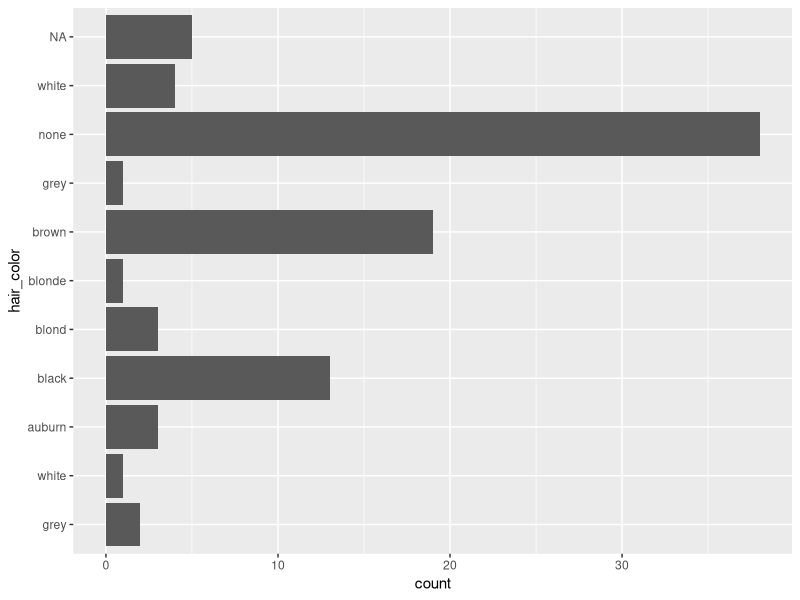
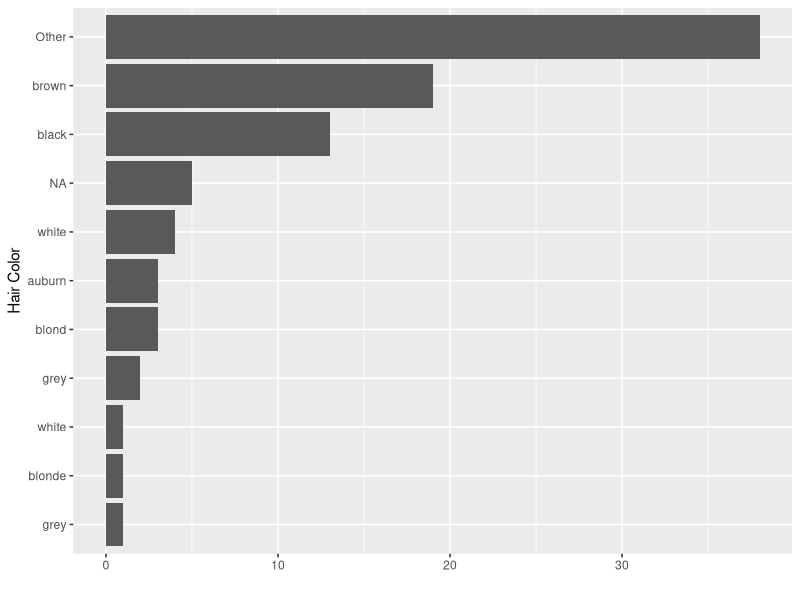
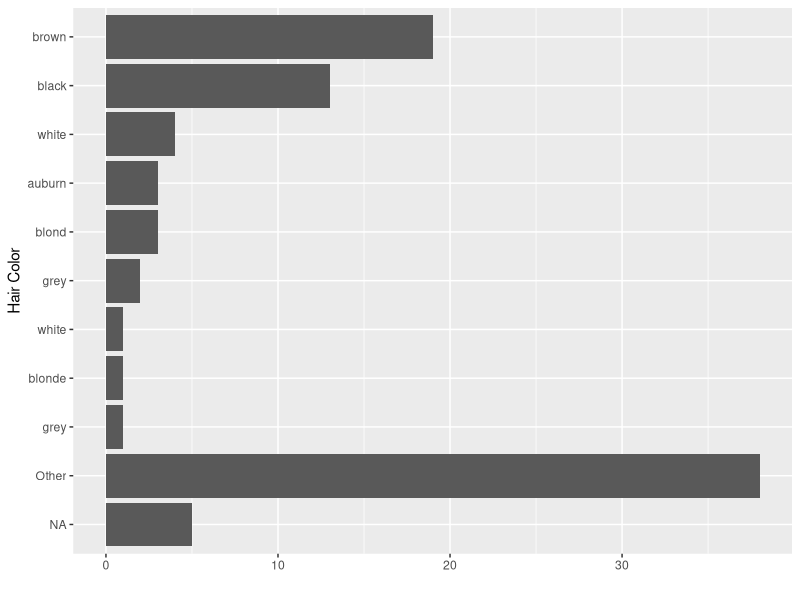
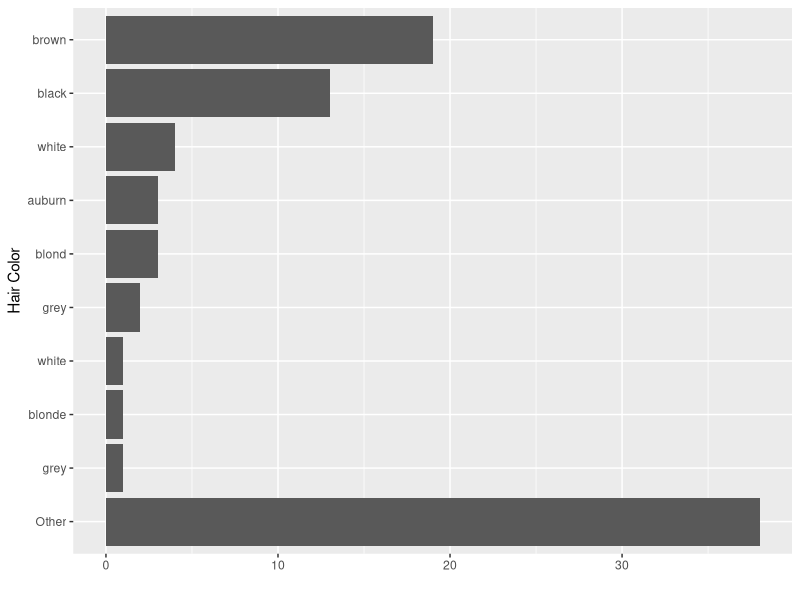
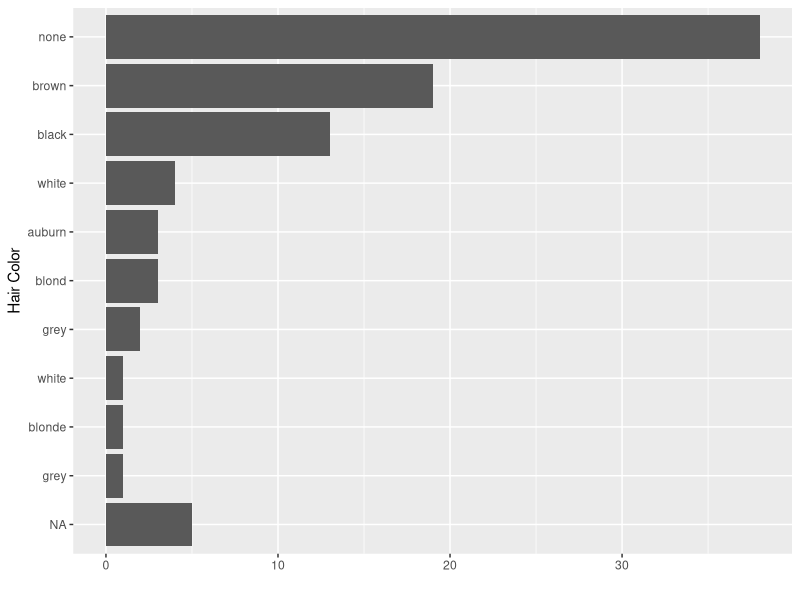
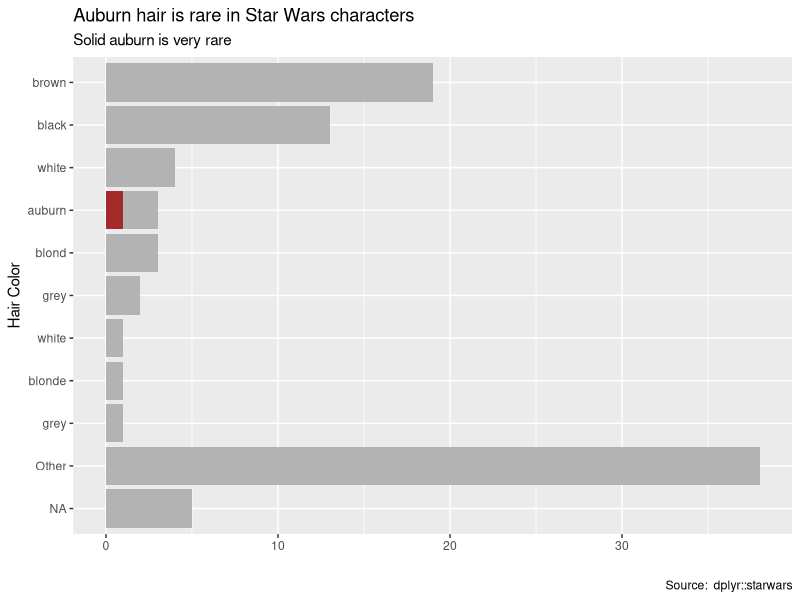

The R script that drew these images, in order:
## ---- chunk 1
library(tidyverse)
## ---- chunk 2
starwars %>%
  separate_rows(hair_color, sep = ",") %>%
  ggplot() +
  geom_bar(aes(hair_color)) +
  coord_flip()

starwars %>%
  separate_rows(hair_color, sep = ",") %>%
  ggplot() +
  geom_bar(aes(fct_rev(fct_infreq(
    fct_explicit_na(fct_other(hair_color, drop = c("none", "unknown")), na_level = "NA")
  )))) +
  coord_flip() +
  labs(y = "", x = "Hair Color")

# geom_bar(aes(fct_rev(fct_infreq(hair_color)))) +
# fct_explicit_na(hair_color, na_level = "NA")

starwars %>%
  separate_rows(hair_color, sep = ",") %>%
  ggplot() +
  geom_bar(aes(fct_rev(
    fct_explicit_na(fct_other(
      fct_infreq(hair_color), drop = c("none", "unknown")
    ), na_level = "NA")
  ))) +
  coord_flip() +
  labs(y = "", x = "Hair Color")

starwars %>%
  separate_rows(hair_color, sep = ",") %>%
  drop_na(hair_color) %>% 
  ggplot() +
  geom_bar(aes(fct_rev(
    fct_explicit_na(fct_other(
      fct_infreq(hair_color), drop = c("none", "unknown")
    ), na_level = "NA")
  ))) +
  coord_flip() +
  labs(y = "", x = "Hair Color")

starwars %>%
  separate_rows(hair_color, sep = ",") %>%
  ggplot() +
  geom_bar(aes(fct_rev(
    fct_explicit_na(
      fct_infreq(hair_color)
    , na_level = "NA")
  ))) +
  coord_flip() +
  labs(y = "", x = "Hair Color")

## ---- chunk 3
starwars %>%
  separate_rows(hair_color, sep = ",") %>%
  ggplot() +
  geom_bar(aes(fct_rev(
    fct_explicit_na(fct_other(
      fct_infreq(hair_color), drop = c("none", "unknown")
    ), na_level = "NA")
  )), fill = "grey70") +
  geom_bar(data = starwars %>% filter(hair_color == "auburn"), aes(hair_color), fill = "brown") +
  coord_flip() +
  labs(y = "", x = "Hair Color",
       title = "Auburn hair is rare in Star Wars characters",
       subtitle = "Solid auburn is very rare",
       caption = "Source:  dplyr::starwars") 
